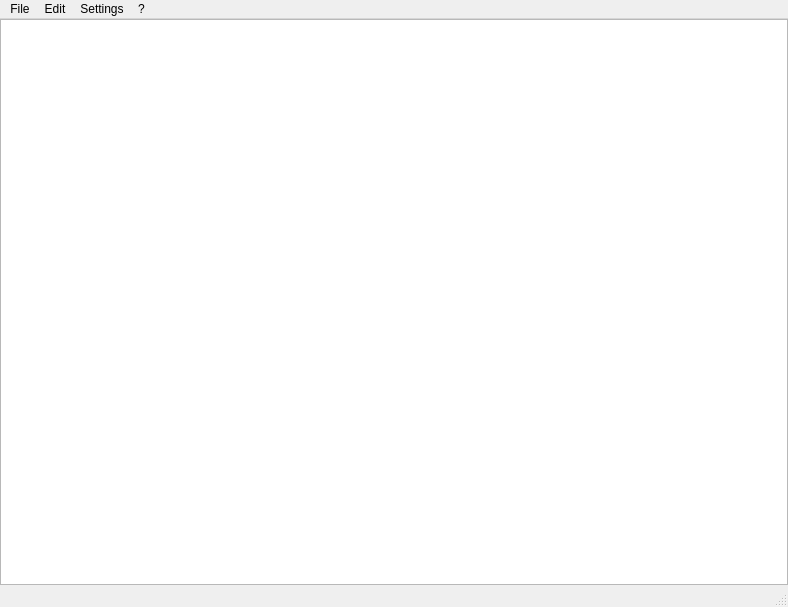
<?xml version="1.0" encoding="UTF-8"?>
<ui version="4.0">
 <class>MainWindow</class>
 <widget class="QMainWindow" name="MainWindow">
  <property name="geometry">
   <rect>
    <x>0</x>
    <y>0</y>
    <width>788</width>
    <height>607</height>
   </rect>
  </property>
  <property name="sizePolicy">
   <sizepolicy hsizetype="Preferred" vsizetype="Preferred">
    <horstretch>0</horstretch>
    <verstretch>0</verstretch>
   </sizepolicy>
  </property>
  <property name="windowTitle">
   <string>Notepad</string>
  </property>
  <widget class="QWidget" name="centralwidget">
   <layout class="QHBoxLayout" name="horizontalLayout">
    <property name="spacing">
     <number>0</number>
    </property>
    <property name="leftMargin">
     <number>0</number>
    </property>
    <property name="topMargin">
     <number>0</number>
    </property>
    <property name="rightMargin">
     <number>0</number>
    </property>
    <property name="bottomMargin">
     <number>0</number>
    </property>
    <item>
     <widget class="QPlainTextEdit" name="plainTextEdit">
      <property name="font">
       <font>
        <family>맑은 고딕</family>
        <pointsize>14</pointsize>
       </font>
      </property>
     </widget>
    </item>
   </layout>
  </widget>
  <widget class="QMenuBar" name="menubar">
   <property name="geometry">
    <rect>
     <x>0</x>
     <y>0</y>
     <width>788</width>
     <height>21</height>
    </rect>
   </property>
   <widget class="QMenu" name="menuFile">
    <property name="title">
     <string>File</string>
    </property>
    <addaction name="action_new"/>
    <addaction name="action_open"/>
    <addaction name="action_save"/>
    <addaction name="action_saveAs"/>
    <addaction name="separator"/>
    <addaction name="action_exit"/>
   </widget>
   <widget class="QMenu" name="menuEdit">
    <property name="title">
     <string>Edit</string>
    </property>
    <addaction name="action_undo"/>
    <addaction name="action_redo"/>
    <addaction name="separator"/>
    <addaction name="action_cut"/>
    <addaction name="action_copy"/>
    <addaction name="action_paste"/>
   </widget>
   <widget class="QMenu" name="menuForm">
    <property name="title">
     <string>Settings</string>
    </property>
    <addaction name="action_preferences"/>
   </widget>
   <widget class="QMenu" name="menuHelp">
    <property name="autoFillBackground">
     <bool>false</bool>
    </property>
    <property name="title">
     <string>?</string>
    </property>
    <addaction name="action_about_notepad"/>
   </widget>
   <addaction name="menuFile"/>
   <addaction name="menuEdit"/>
   <addaction name="menuForm"/>
   <addaction name="menuHelp"/>
  </widget>
  <widget class="QStatusBar" name="statusbar"/>
  <action name="action_new">
   <property name="text">
    <string>New</string>
   </property>
   <property name="shortcut">
    <string>Ctrl+N</string>
   </property>
  </action>
  <action name="action_open">
   <property name="enabled">
    <bool>true</bool>
   </property>
   <property name="text">
    <string>Open...</string>
   </property>
   <property name="shortcut">
    <string>Ctrl+O</string>
   </property>
  </action>
  <action name="action_save">
   <property name="text">
    <string>Save</string>
   </property>
   <property name="shortcut">
    <string>Ctrl+S</string>
   </property>
  </action>
  <action name="action_saveAs">
   <property name="text">
    <string>Save as...</string>
   </property>
  </action>
  <action name="action_exit">
   <property name="text">
    <string>Exit</string>
   </property>
  </action>
  <action name="action_undo">
   <property name="text">
    <string>Undo</string>
   </property>
   <property name="shortcut">
    <string>Ctrl+Z</string>
   </property>
  </action>
  <action name="actionRedo">
   <property name="text">
    <string>Redo</string>
   </property>
  </action>
  <action name="actionRedo_2">
   <property name="text">
    <string>Redo</string>
   </property>
  </action>
  <action name="action_cut">
   <property name="text">
    <string>Cut</string>
   </property>
   <property name="shortcut">
    <string>Ctrl+X</string>
   </property>
  </action>
  <action name="action_copy">
   <property name="text">
    <string>Copy</string>
   </property>
   <property name="shortcut">
    <string>Ctrl+C</string>
   </property>
  </action>
  <action name="action_paste">
   <property name="text">
    <string>Paste</string>
   </property>
   <property name="shortcut">
    <string>Ctrl+V</string>
   </property>
  </action>
  <action name="action_delete">
   <property name="text">
    <string>Delete</string>
   </property>
  </action>
  <action name="action_preferences">
   <property name="text">
    <string>Preferences...</string>
   </property>
  </action>
  <action name="action_about_notepad">
   <property name="text">
    <string>About Notepad</string>
   </property>
   <property name="shortcut">
    <string>F1</string>
   </property>
  </action>
  <action name="action_redo">
   <property name="text">
    <string>Redo</string>
   </property>
   <property name="shortcut">
    <string>Ctrl+Y</string>
   </property>
  </action>
 </widget>
 <resources/>
 <connections/>
</ui>
